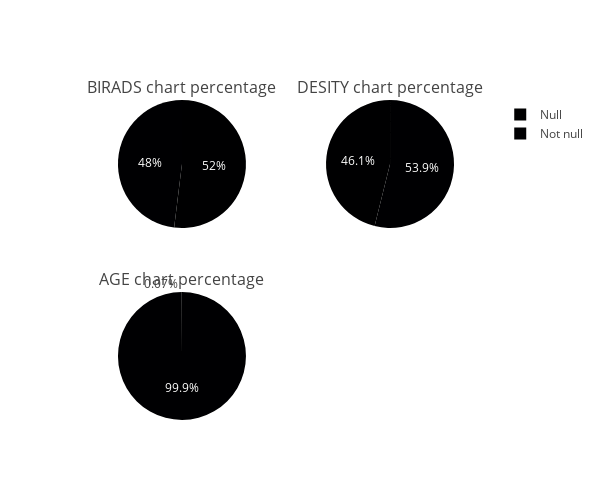

Notebook code for this chart:
### Code cell
from plotly.subplots import make_subplots
import plotly.graph_objects as go

fig = make_subplots(
    rows=2, cols=2,
    specs=[[{"type": "pie"}, {"type": "pie"}],
           [{"type": "pie"}, None]
           ],
    subplot_titles=("BIRADS chart percentage", "DESITY chart percentage", "AGE chart percentage"),
    horizontal_spacing=0.01,
    vertical_spacing= 0.2
)

fig.add_trace(go.Pie(values=[stats_null.Percentage[0], 100-stats_null.Percentage[0]], labels=['Null', 'Not null']),
              row=1, col=1)
fig.add_trace(go.Pie(values=[stats_null.Percentage[1], 100-stats_null.Percentage[1]], labels=['Null', 'Not null']),
              row=1, col=2)
fig.add_trace(go.Pie(values=[stats_null.Percentage[2], 100-stats_null.Percentage[2]], labels=['Null', 'Not null']),
              row=2, col=1)
fig.update_layout(height=500, width = 600)

### Figure 1 — Plotly figure (JSON) as saved in the notebook; plotly's stock layout.template omitted (floating-point values rounded to 4 significant figures)
{"data": [{"domain": {"x": [0, 0.495], "y": [0.6, 1]}, "labels": ["Null", "Not null"], "type": "pie", "values": [51.95, 48.05]}, {"domain": {"x": [0.505, 1], "y": [0.6, 1]}, "labels": ["Null", "Not null"], "type": "pie", "values": [46.13, 53.87]}, {"domain": {"x": [0, 0.495], "y": [0, 0.4]}, "labels": ["Null", "Not null"], "type": "pie", "values": [0.07, 99.93]}], "layout": {"annotations": [{"font": {"size": 16}, "showarrow": false, "text": "BIRADS chart percentage", "x": 0.2475, "xanchor": "center", "xref": "paper", "y": 1, "yanchor": "bottom", "yref": "paper"}, {"font": {"size": 16}, "showarrow": false, "text": "DESITY chart percentage", "x": 0.7525, "xanchor": "center", "xref": "paper", "y": 1, "yanchor": "bottom", "yref": "paper"}, {"font": {"size": 16}, "showarrow": false, "text": "AGE chart percentage", "x": 0.2475, "xanchor": "center", "xref": "paper", "y": 0.4, "yanchor": "bottom", "yref": "paper"}], "height": 500, "width": 600}}
